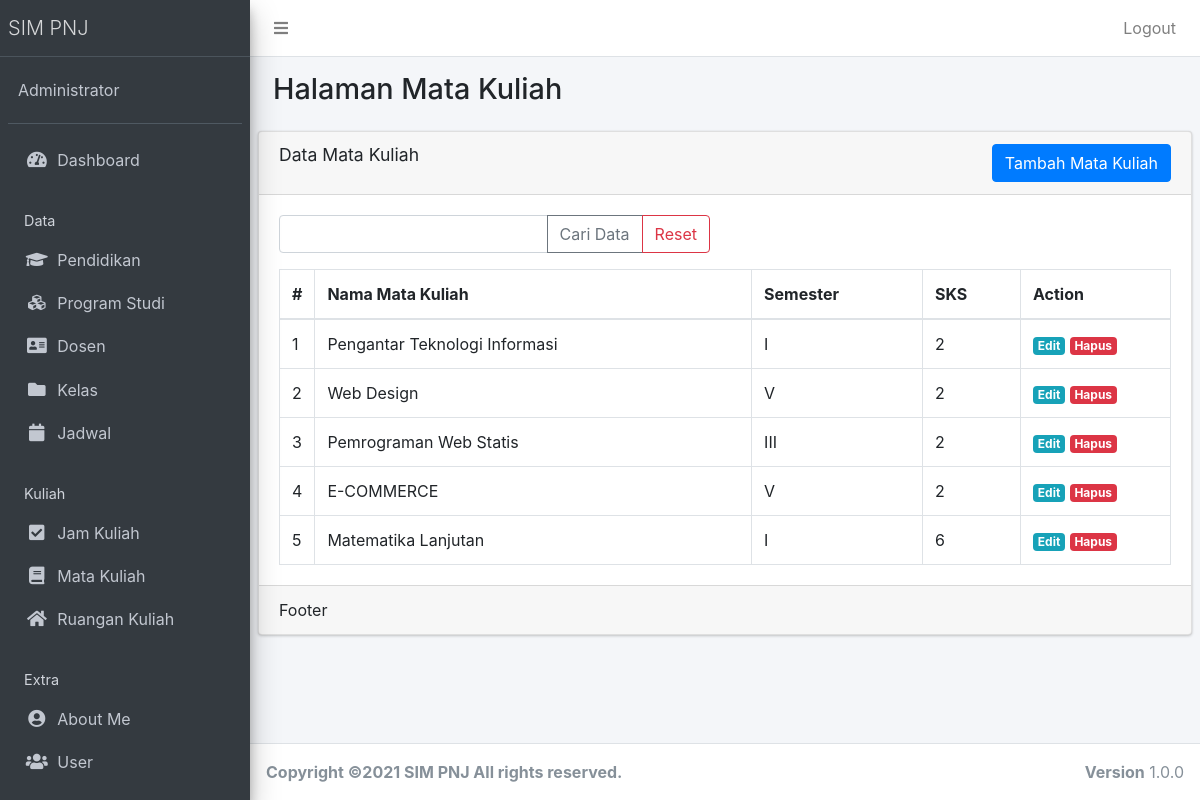
The page /public/matakuliah (signed in) on the database as committed earlier.
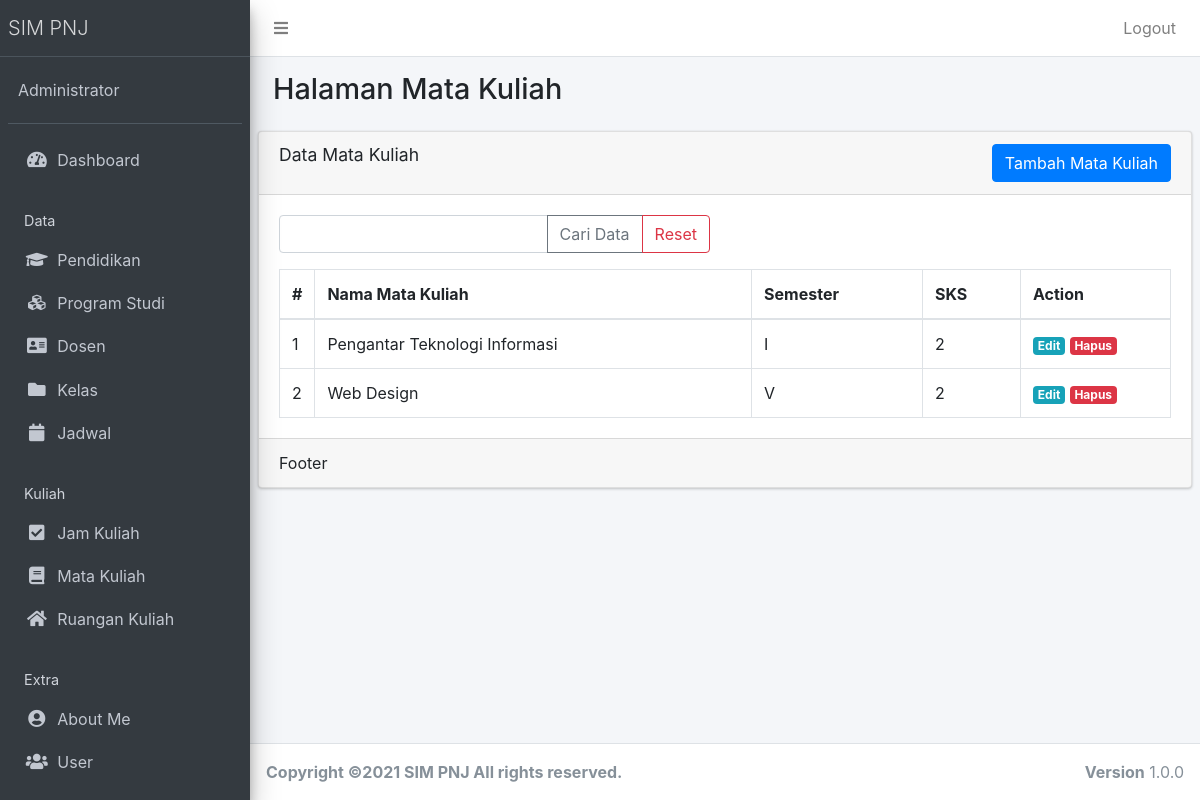
The same page on the database as committed later.
### tables this page shows
CREATE TABLE `matakuliah` (
  `matakuliah_id` int(11) NOT NULL,
  `nama_matakuliah` varchar(40) NOT NULL,
  `semester` varchar(10) NOT NULL,
  `sks` varchar(10) NOT NULL
);

### app/core/Controller.php (called while the page is built, shortened)
<?php
class Controller{
	public function view($view, $data = [])
	{
		require_once '../app/views/' . $view . '.php';
	}
	public function model($model)
	{
		return new $model;
	}
}

### app/controllers/Matakuliah.php (called while the page is built, shortened)
<?php
class matakuliah extends Controller {
	public function index()
	{
		$data['title'] = 'Data Mata Kuliah';
		$data['matakuliah'] = $this->model('MatakuliahModel')->getAllMatakuliah();
		$this->view('matakuliah/index', $data);
	}
}

### app/core/App.php (called while the page is built, shortened)
<?php
class App{
	protected $method = 'index';
	protected $params = [];
	public function __construct(){
		$this->controller = new $this->controller;
		call_user_func_array([$this->controller, $this->method], $this->params);
	}
}

### public/index.php (called while the page is built, shortened)
<?php
$app = new App;

### app/core/Database.php (called while the page is built, shortened)
<?php
class Database{
	private $host = DB_HOST;
	private $user = DB_USER;
	private $pass = DB_PASS;
	private $dbnm = DB_NAME;
	private $dbh;
	private $stmt;
	public function __construct()
	{
		$dsn = 'mysql:host='. $this->host .';dbname='. $this->dbnm;
		$option = [
			PDO::ATTR_PERSISTENT => true,
			PDO::ATTR_ERRMODE => PDO::ERRMODE_EXCEPTION
		];
		try{
			$this->dbh = new PDO($dsn,$this->user,$this->pass, $option);
		}catch(PDOException $e){
			die($e->getMessage());
		}
	}
	public function query($query)
	{
		$this->stmt = $this->dbh->prepare($query);
	}
	public function execute()
	{
		$this->stmt->execute();
	}
	public function resultSet()
	{
		$this->execute();
		return $this->stmt->fetchAll(PDO::FETCH_ASSOC);
	}
}

### app/models/MatakuliahModel.php (called while the page is built, shortened)
<?php
class MatakuliahModel {
	private $table = 'matakuliah';
	private $db;
	public function __construct()
	{
		$this->db = new Database;
	}
	public function getAllMatakuliah()
	{
		$this->db->query('SELECT * FROM '. $this->table);
		return $this->db->resultSet();
	}
}

### app/views/matakuliah/index.php (the view, shortened to what this page needs)
  <div class="content-wrapper">
    <section class="content-header">
      <div class="container-fluid">
        <div class="row mb-2">
          <div class="col-sm-6">
            <h1>Halaman Mata Kuliah</h1>
          </div>
        </div>
      </div>
    </section>
    <section class="content">
<div class="row">
    <div class="col-sm-12">
    </div>
  </div>
      <div class="card">
        <div class="card-header">
          <h3 class="card-title"><?= $data['title'] ?></h3> <div class="btn-group float-right"><a href="<?= base_url; ?>/matakuliah/tambah" class="btn float-right btn-xs btn btn-primary">Tambah Mata Kuliah</a></div>
        </div>
        <div class="card-body">
        <form action="<?= base_url; ?>/matakuliah/cari" method="post">
            <div class="row mb-3">
              <div class="col-lg-6">
                <div class="input-group">
                  <input type="text" class="form-control" placeholder="" name="key">
                  <div class="input-group-append">
                    <button class="btn btn-outline-secondary" type="submit">Cari Data</button>
                    <a class="btn btn-outline-danger" href="<?= base_url; ?>/matakuliah">Reset</a>
                  </div>
                </div>
              </div>
            </div>
          </form>
          <table class="table table-bordered">
                  <thead>
                    <tr>
                      <th style="width: 10px">#</th>
                      <th>Nama Mata Kuliah</th>
                      <th>Semester</th>
                      <th>SKS</th>
                      <th style="width: 150px">Action</th>
                    </tr>
                  </thead>
                  <tbody>
                  <?php $no=1; ?>
                    <?php foreach ($data['matakuliah'] as $row) :?>
                    <tr>
                      <td><?= $no; ?></td>
                      <td><?= $row['nama_matakuliah'];?></td>
                      <td><?= $row['semester'];?></td>
                      <td><?= $row['sks'];?></td>
                      <td>
                        <a href="<?= base_url; ?>/matakuliah/edit/<?= $row['matakuliah_id'] ?>" class="badge badge-info">Edit</a> <a href="<?= base_url; ?>/matakuliah/hapus/<?= $row['matakuliah_id'] ?>" class="badge badge-danger" onclick="return confirm('Hapus data?');">Hapus</a>
                      </td>
                    </tr>
                    <?php $no++; endforeach; ?>
                  </tbody>
                </table>
        </div>
        <div class="card-footer">
          Footer
        </div>
      </div>
    </section>
  </div>

Rows that differ between the two databases and show on the page:
removed matakuliah: nama_matakuliah "Pemrograman Web Statis", semester "III", sks "2"
removed matakuliah: nama_matakuliah "E-COMMERCE", semester "V", sks "2"
removed matakuliah: nama_matakuliah "Matematika Lanjutan", semester "I", sks "6"
